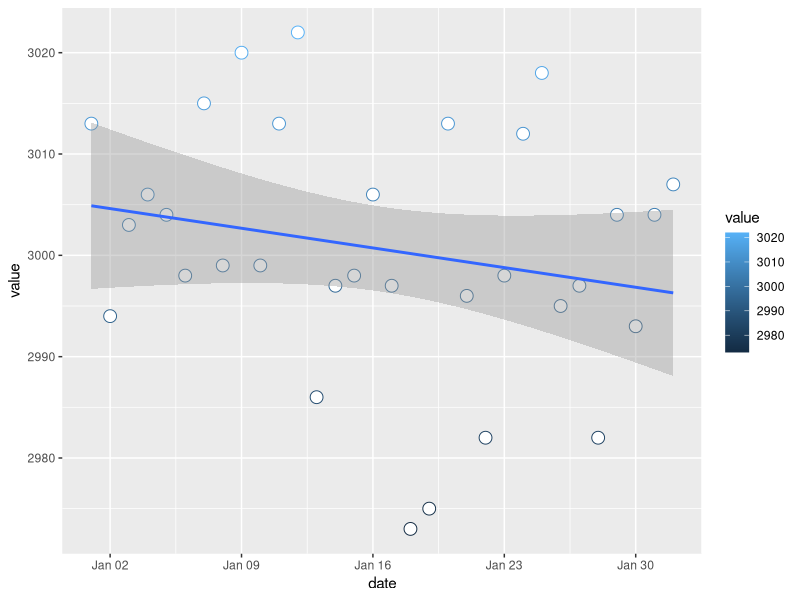
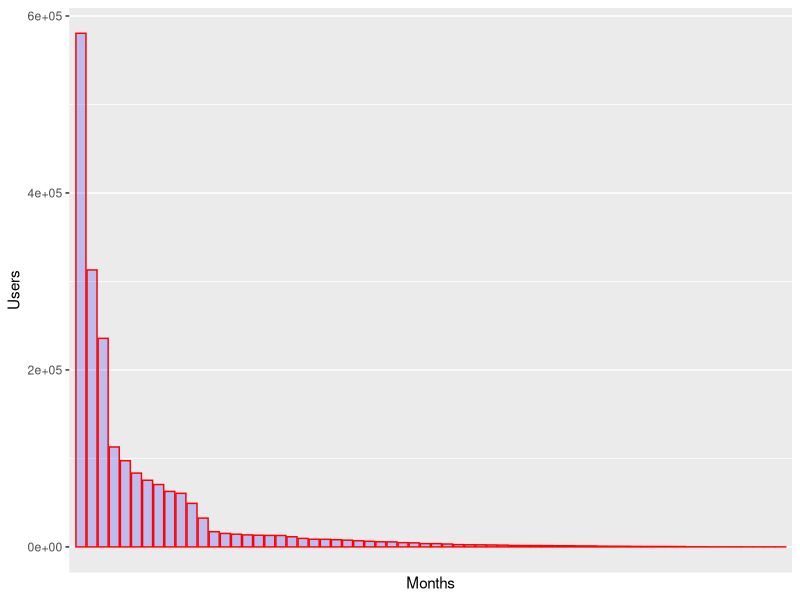
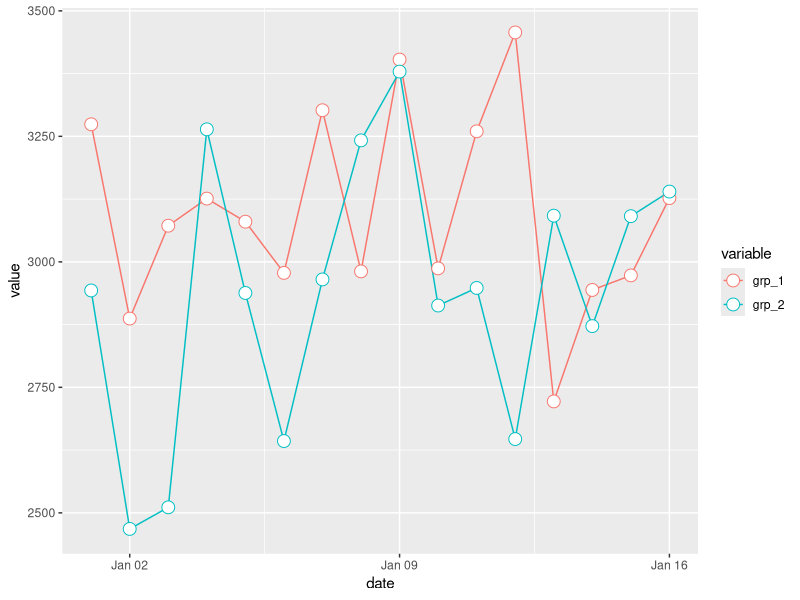
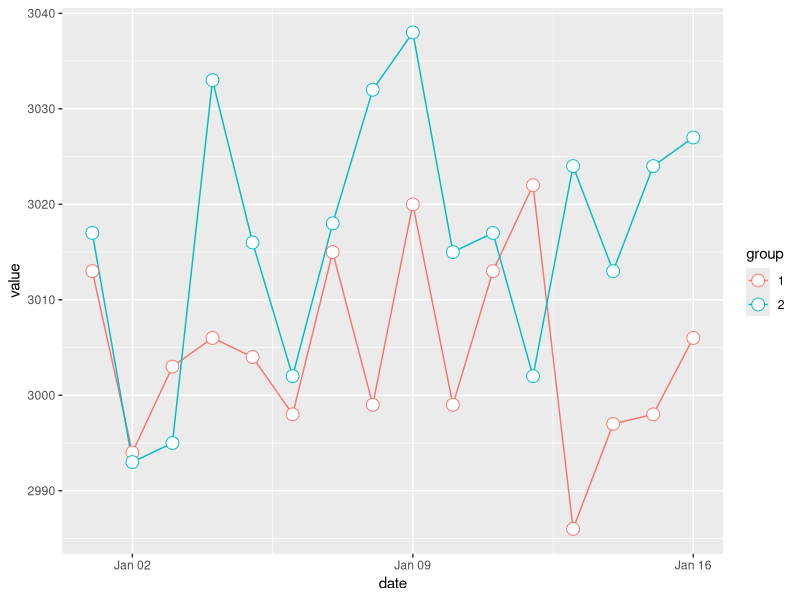

Reproduce these figures in R, in order.
## ---- chunk 1
library(ggplot2)

# generate data
set.seed(42)

n <- 32

values <- as.integer(rnorm(n, 3000, 10))

dates <- seq(as.Date("2017-01-01"), by = "day", length.out = n)

df <- data.frame('date' = dates, 'value' = values)

df <- df[order(df$date),]

ggplot(data = df, aes(x = date, y = value, colour = value)) +
    geom_point(size = 4, shape = 21, fill = "white") +
    geom_smooth(method = glm, se = TRUE, formula = y ~ x)  


## ---- chunk 2

# generate data
set.seed(42)

n <- 64

data <- as.integer(rlnorm(n, log(3000), log(10)))

data <- data[order(data, decreasing = TRUE)]

df <- data.frame('months' = seq(1:length(data)), 'users' = data)

ggplot(df, aes(x = df$months, y = df$users)) + 
  geom_bar(stat="identity", fill=I("blue"), col=I("red"), alpha=I(.2)) +
  scale_x_discrete(labels = c(1:length(df$months))) +
  xlab("Months") + 
  ylab("Users")

## ---- chunk 3
library("reshape2")

# generate data
set.seed(42)

n <- 16

split_groups1 <- as.integer(rnorm(n, 3000, 200))
split_groups2 <- as.integer(rnorm(n, 3000, 200))

dates <- seq(as.Date("2017-01-01"), by = "day", length.out = n)

df <- data.frame('date' = dates, 'grp_1' = split_groups1, 'grp_2' = split_groups2)

df <- melt(df, id = "date")

ggplot(data = df, aes(x = date, y = value, colour = variable)) +
    geom_line() +
    geom_point(size = 4, shape = 21, fill = "white")
## ---- chunk 4
library("reshape2")

# generate data
set.seed(42)

n <- 16

split_groups1 <- as.integer(rnorm(n, 3000, 10))
split_groups2 <- as.integer(rnorm(n, 3020, 10))

dates <- seq(as.Date("2017-01-01"), by = "day", length.out = n)

value <- c(split_groups1, split_groups2)

group <- as.factor(c(rep(1, length(split_groups1)), rep(2, length(split_groups2))))

df <- data.frame('date' = dates, 'value' = value, 'group' = group)

df <- df[order(df$date),]

ggplot(data = df, aes(x = date, y = value, group = group, colour = group)) +
    geom_line() +
    geom_point(size = 4, shape = 21, fill = "white")

